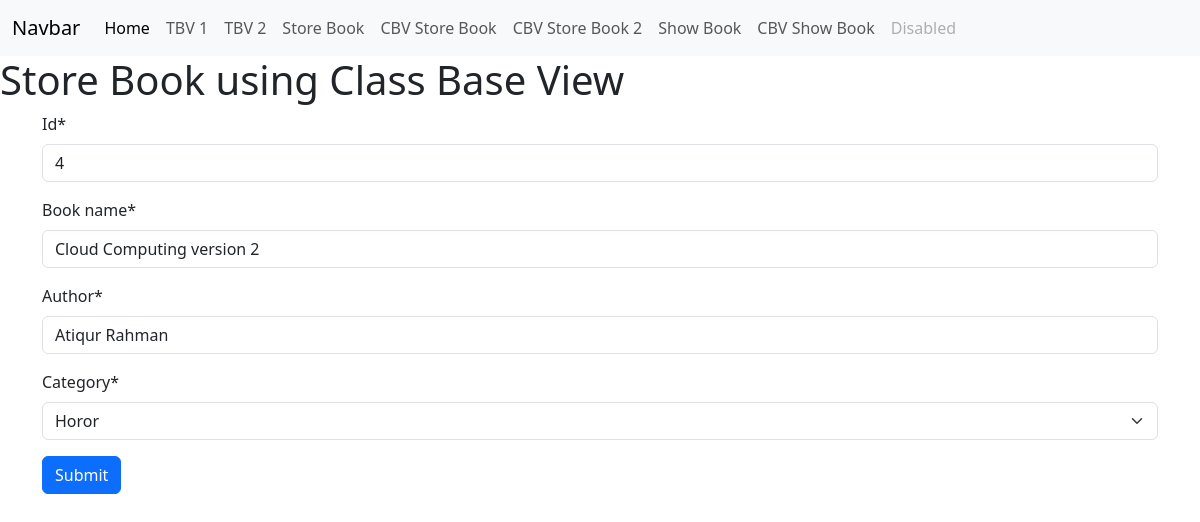
Screenshot of /edit_book_class/4 with the database file from the repository.
### book/models.py (models this page shows, shortened)
class BookStoreModel(models.Model):
    CATEGORY = {
        ('Mystery','Mystery'),
        ('Thriller','Thriller'),
        ('Sci-Fi','Sci-Fi'),
        ('Humor','Humor'),
        ('Horor','Horor'),
    }
    id = models.IntegerField(primary_key=True)
    book_name = models.CharField(max_length=30)
    author = models.CharField(max_length=30)
    category = models.CharField(max_length=30,choices=CATEGORY)
    first_pub = models.DateTimeField(auto_now_add=True)
    last_pub = models.DateTimeField(auto_now=True)

### book/views.py (the view)
# urls.py: path('edit_book_class/<int:id>',UpdateBookView.as_view(), name='editbookclass'),
class UpdateBookView(UpdateView):
    model = BookStoreModel
    template_name = 'store_book_class.html'
    form_class = BookStoreForm
    success_url = reverse_lazy('showbookclass')
    pk_url_kwarg = 'id'

### book/forms.py
class BookStoreForm(forms.ModelForm):
    class Meta:
        model = BookStoreModel
        exclude = ['first_pub','last_pub']

### book/templates/store_book_class.html (shortened to what this page needs)
{% extends 'base.html' %}
{% block content %}
{% load crispy_forms_tags %}
<h1>Store Book using Class Base View</h1>
<div class="container">
    <form method="post">
        {{form|crispy}}
        <button type="submit" class="btn btn-primary">Submit</button>
    </form>
</div>
{% endblock %}

### rows the page displays
BookStoreModel: id "4", book_name "Cloud Computing version 2", author "Atiqur Rahman", category "Horor"
